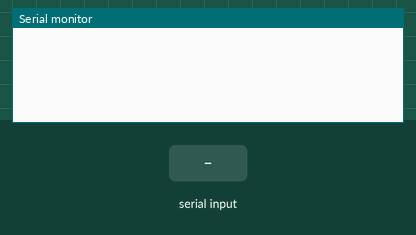
A sketch run on a simulated Arduino Mega 2560, built with avr-gcc and run on an emulated ATmega2560. Shown: the last lines printed to the serial monitor. Inputs (shaded band) come from the test bench.

Above: at 1.2 s.
1.3 s: "open" received over the second serial link
At 2.9 s:
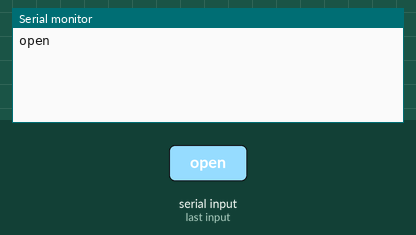
3.2 s: "close" received over the second serial link
At 4.4 s:
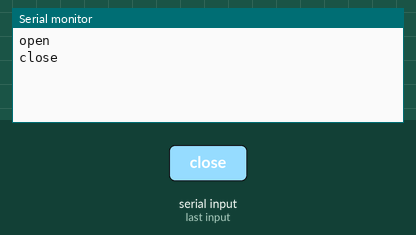
5.2 s: "1" received over the second serial link
At 5.7 s:
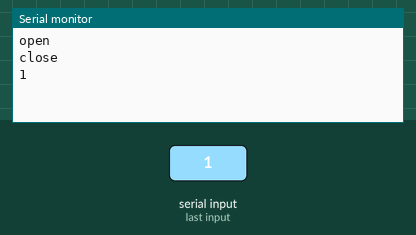

Measured:
- after the input at 1.3 s, the serial monitor: prints a new line after 0.40 s (image 1)
- after the input at 3.2 s, the serial monitor: prints a new line after 0.50 s (image 2)
- after the input at 5.2 s, the serial monitor: prints a new line after 0.10 s (image 3)

The sketch:

sketch_Voicecontrol_LED.ino
```cpp
//Open from Arduino Voice control app,Arduino Mega-Ledpin13 will be ON,and display Open in Serial moniter and Vice versa via Bluetooth device HC05
int led=13;
String data;
void setup() {
  // put your setup code here, to run once:
Serial.begin(9600);//Serial Moniter
Serial1.begin(9600);//HC05
}
void loop() {
  // put your main code here, to run repeatedly:
while(Serial1.available()>0){
  delay(100);
  char z=Serial1.read();
  data=data+z;
  }
  if(data.length()>0){
   Serial.println(data);
    if(data=="open"){
      digitalWrite(led,HIGH);
    }
   else if(data=="close"){
      digitalWrite(led,LOW);
        }
      data="";
    }
  }
```
